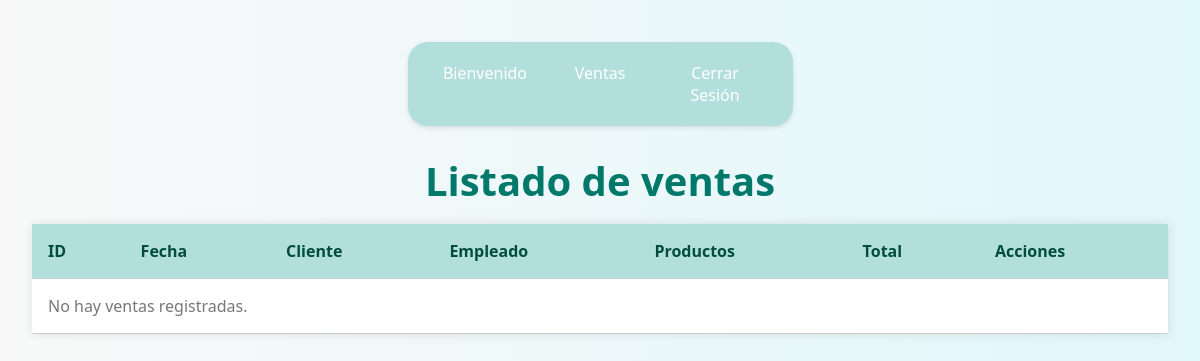
Before: /listado_ventas/ with the older database file.
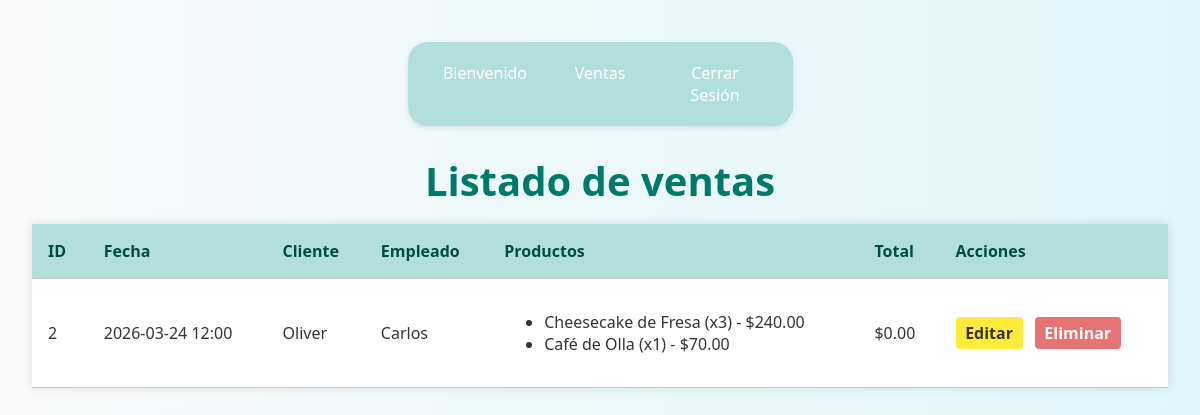
After: the same page with the newer database file.
### app/models.py (models this page shows, shortened)
class Venta(models.Model):
    fecha_hora = models.DateTimeField()
    total = models.DecimalField(max_digits=10, decimal_places=2, default=0) #TOTAL A PAGAR
    metodo_pago = models.CharField(max_length=45) #Efectivo, Tarjeta, etc.
    empleado = models.ForeignKey(
        Empleado,
        on_delete=models.PROTECT
    )
    cliente = models.ForeignKey(
        Cliente,
        on_delete=models.SET_NULL,
        null=True,
        blank=True
    )

class Cliente(models.Model):
    nombre = models.CharField(max_length=45)
    primer_apellido = models.CharField(max_length=45)
    segundo_apellido = models.CharField(max_length=45, null=True, blank=True)
    telefono = models.CharField(max_length=15, null=True, blank=True)
    descripcion = models.CharField(max_length=45, null=True, blank=True)

class Empleado(models.Model):
    nombre = models.CharField(max_length=45)
    primer_apellido = models.CharField(max_length=45)
    segundo_apellido = models.CharField(max_length=45, null=True, blank=True)
    rfc = models.CharField(max_length=13)

class DetalleVenta(models.Model):
    venta = models.ForeignKey(
        Venta,
        on_delete=models.CASCADE,
        related_name="detalles"
    )
    producto = models.ForeignKey(
        Producto,
        on_delete=models.PROTECT
    )
    cantidad = models.PositiveIntegerField()
    precio_unitario = models.DecimalField(max_digits=10, decimal_places=2, default=0)
    subtotal = models.DecimalField(max_digits=10, decimal_places=2, default=0)

class Producto(models.Model):
    nombre = models.CharField(max_length=70)
    precio_compra = models.DecimalField(max_digits=10, decimal_places=2)
    precio_venta = models.DecimalField(max_digits=10, decimal_places=2)
    categoria = models.ForeignKey(Categoria, on_delete=models.PROTECT) #el PORTECT evita borrar una categoría si tiene productos aja baraja.

### app/views.py (the view)
# urls.py: path('listado_ventas/', views.listado_ventas, name='listado_ventas'),
def listado_ventas(request):
    ventas = Venta.objects.all()
    return render(request, 'listado_ventas.html', {'ventas': ventas})

### app/templates/listado_ventas.html (shortened to what this page needs)
{% load static %}
<!DOCTYPE html>
<html lang="es" translate="no">
<head>
    <link rel="stylesheet" href="{% static 'css/stylelistar.css' %}">
</head>
<body>
    {% include 'menu.html' %}
    <h1>Listado de ventas</h1>
    <table class="tabla-productos">
        <thead>
            <tr>
                <th>ID</th>
                <th>Fecha</th>
                <th>Cliente</th>
                <th>Empleado</th>
                <th>Productos</th>
                <th>Total</th>
                <th>Acciones</th>
            </tr>
        </thead>
        <tbody>
            {% for venta in ventas %}
            <tr>
                <td>{{ venta.id }}</td>
                <td>{{ venta.fecha_hora|date:"Y-m-d H:i" }}</td>
                <td>{{ venta.cliente.nombre }}</td>
                <td>{{ venta.empleado.nombre }}</td>
                <td>
                    <ul>
                        {% for detalle in venta.detalles.all %}
                        <li>{{ detalle.producto.nombre }} (x{{ detalle.cantidad }}) - ${{ detalle.subtotal }}</li>
                        {% endfor %}
                    </ul>
                </td>
                <td>${{ venta.total }}</td>
                <td>
                    <a class="boton-editar" href="{% url 'editar' venta.id %}">Editar</a>
                    <a class="boton-eliminar" href="{% url 'eliminar' venta.id %}" onclick="return confirmarEliminacion(event)">Eliminar</a>
                </td>
            </tr>
            {% empty %}
            <tr>
                <td colspan="7" class="text-center text-muted">No hay ventas registradas.</td>
            </tr>
            {% endfor %}
        </tbody>
    </table>
</body>
</html>

Changed rows visible on the page:
added Venta: id "2", fecha_hora "2026-03-24 12:00", cliente.nombre "Oliver", empleado.nombre "Carlos", total "0.00"
added DetalleVenta: producto.nombre "Cheesecake de Fresa", cantidad "3", subtotal "240.00"
added DetalleVenta: producto.nombre "Café de Olla", cantidad "1", subtotal "70.00"
Other visible differences:
text no longer shown: "No hay ventas registradas."
